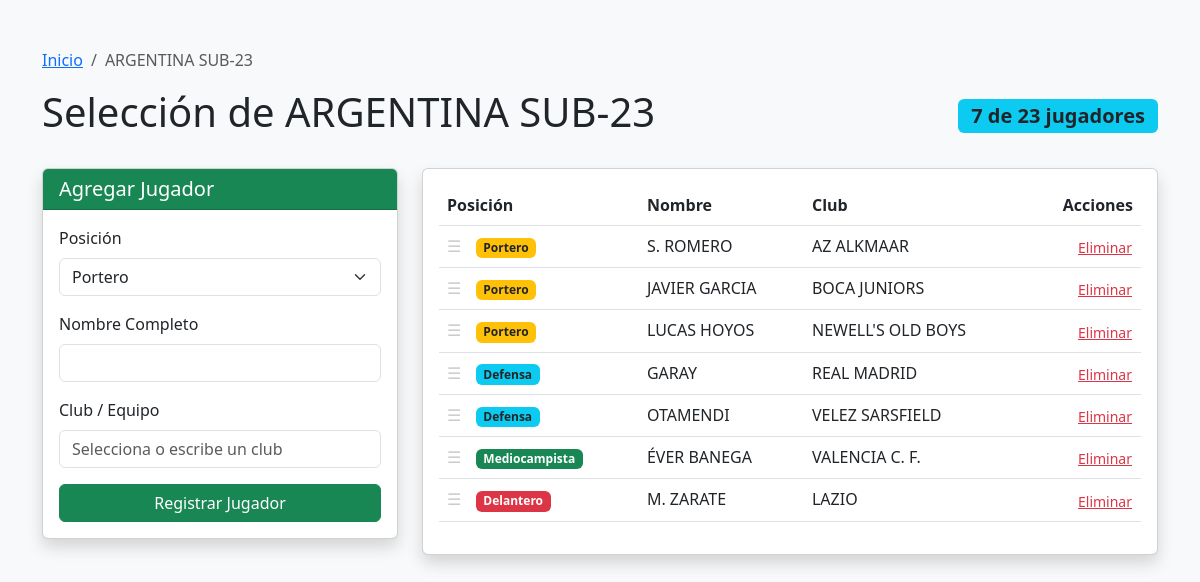
/seleccion/1, run on the app's committed database.
### app.py (models this page shows, shortened)
class Seleccion(db.Model):
    id = db.Column(db.Integer, primary_key=True)
    nombre = db.Column(db.String(100), nullable=False, unique=True)
    jugadores = db.relationship('Jugador', backref='seleccion', lazy=True, cascade="all, delete-orphan")

class Jugador(db.Model):
    id = db.Column(db.Integer, primary_key=True)
    nombre = db.Column(db.String(100), nullable=False)
    posicion = db.Column(db.String(50), nullable=False)
    seleccion_id = db.Column(db.Integer, db.ForeignKey('seleccion.id'), nullable=False)
    orden = db.Column(db.Integer, default=0)
    club_id = db.Column(db.Integer, db.ForeignKey('club.id'), nullable=False)

class Club(db.Model):
    id = db.Column(db.Integer, primary_key=True)
    nombre = db.Column(db.String(100), nullable=False, unique=True)
    jugadores = db.relationship('Jugador', backref='club', lazy=True)

### app.py (the view)
@app.route('/seleccion/<int:id>')
def ver_seleccion(id):
    seleccion = Seleccion.query.get_or_404(id)
    clubes = Club.query.all()
    posiciones = ['Portero', 'Defensa', 'Mediocampista', 'Delantero']
    jugadores_agrupados = {}
    for pos in posiciones:
        jugadores_agrupados[pos] = sorted([j for j in seleccion.jugadores if j.posicion == pos],
                                        key=lambda x: x.orden)
    return render_template('equipo.html', seleccion=seleccion, jugadores_agrupados=jugadores_agrupados, clubes=clubes)

### templates/equipo.html (shortened to what this page needs)
<!DOCTYPE html>
<html lang="es">
<head>
    <link href="https://cdn.jsdelivr.net/npm/bootstrap@5.3.0/dist/css/bootstrap.min.css" rel="stylesheet">
</head>
<body class="bg-light">
<div class="container mt-5">
    <nav aria-label="breadcrumb">
        <ol class="breadcrumb">
            <li class="breadcrumb-item"><a href="/">Inicio</a></li>
            <li class="breadcrumb-item active">{{ seleccion.nombre }}</li>
        </ol>
    </nav>
    <div class="d-flex justify-content-between align-items-center mb-4">
        <h1>Selección de {{ seleccion.nombre }}</h1>
        <span class="badge bg-info text-dark fs-5">{{ seleccion.jugadores|length }} de 23 jugadores</span>
    </div>
    <div class="row">
        <div class="col-md-4">
            <div class="card shadow">
                <div class="card-header bg-success text-white">
                    <h5 class="mb-0">Agregar Jugador</h5>
                </div>
                <div class="card-body">
                    <form action="/registrar_jugador/{{ seleccion.id }}" method="POST">
                        <div class="mb-3">
                            <label class="form-label">Posición</label>
                            <select name="posicion" class="form-select" required {{ 'disabled' if seleccion.jugadores|length >= 23 }}>
                                <option value="Portero">Portero</option>
                            </select>
                        </div>
                        <div class="mb-3">
                            <label class="form-label">Nombre Completo</label>
                            <input type="text" name="nombre" class="form-control" required {{ 'disabled' if seleccion.jugadores|length >= 23 }}>
                        </div>
                        <div class="mb-3">
                            <label class="form-label">Club / Equipo</label>
                            <input list="clubes_list" name="nombre_club" class="form-control" placeholder="Selecciona o escribe un club" required {{ 'disabled' if seleccion.jugadores|length >= 23 }}>
                        </div>
                        <button type="submit" class="btn btn-success w-100" {{ 'disabled' if seleccion.jugadores|length >= 23 }}>
                            {{ 'Límite alcanzado' if seleccion.jugadores|length >= 23 else 'Registrar Jugador' }}
                        </button>
                    </form>
                </div>
            </div>
        </div>
        <div class="col-md-8">
            <div class="card shadow">
                <div class="card-body">
                    <table class="table">
                        <thead>
                            <tr>
                                <th>Posición</th>
                                <th>Nombre</th>
                                <th>Club</th>
                                <th class="text-end">Acciones</th>
                            </tr>
                        </thead>
                        {% for posicion, lista_jugadores in jugadores_agrupados.items() %}
                        <tbody class="sortable-tbody" data-posicion="{{ posicion }}">
                            {% for jugador in lista_jugadores %}
                            <tr data-id="{{ jugador.id }}">
                                <td>
                                    <span class="drag-handle">☰</span>
                                    <span class="badge
                                        {% if jugador.posicion == 'Portero' %}bg-warning text-dark
                                        {% elif jugador.posicion == 'Defensa' %}bg-info text-dark
                                        {% elif jugador.posicion == 'Mediocampista' %}bg-success
                                        {% elif jugador.posicion == 'Delantero' %}bg-danger
                                        {% else %}bg-secondary{% endif %}">
                                        {{ jugador.posicion }}
                                    </span>
                                </td>
                                <td>{{ jugador.nombre }}</td>
                                <td>{{ jugador.club.nombre }}</td>
                                <td class="text-end">
                                    <form action="/eliminar_jugador/{{ jugador.id }}" method="POST" style="display:inline;">
                                        <button type="submit" class="btn btn-sm btn-link text-danger p-0" onclick="return confirm('¿Eliminar a este jugador?');">Eliminar</button>
                                    </form>
                                </td>
                            </tr>
                            {% endfor %}
                        </tbody>
                        {% endfor %}
                    </table>
                </div>
            </div>
        </div>
    </div>
</div>
</body>
</html>

### templates/equipo.html (style rules this page uses)
.drag-handle { cursor: grab; color: #ccc; padding-right: 10px; }

### data on the page
Seleccion: nombre "ARGENTINA SUB-23"
Jugador: posicion "Portero", nombre "S. ROMERO", club.nombre "AZ ALKMAAR"
Jugador: posicion "Portero", nombre "JAVIER GARCIA", club.nombre "BOCA JUNIORS"
Jugador: posicion "Portero", nombre "LUCAS HOYOS", club.nombre "NEWELL'S OLD BOYS"
Jugador: posicion "Defensa", nombre "GARAY", club.nombre "REAL MADRID"
Jugador: posicion "Defensa", nombre "OTAMENDI", club.nombre "VELEZ SARSFIELD"
Jugador: posicion "Mediocampista", nombre "ÉVER BANEGA", club.nombre "VALENCIA C. F."
Jugador: posicion "Delantero", nombre "M. ZARATE", club.nombre "LAZIO"

### other printed values
{{ seleccion.jugadores|length }} "7"
